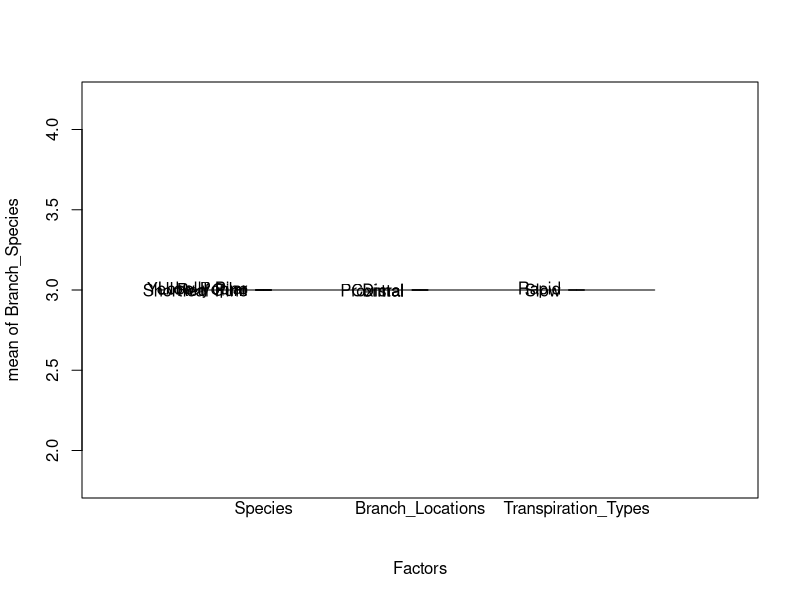
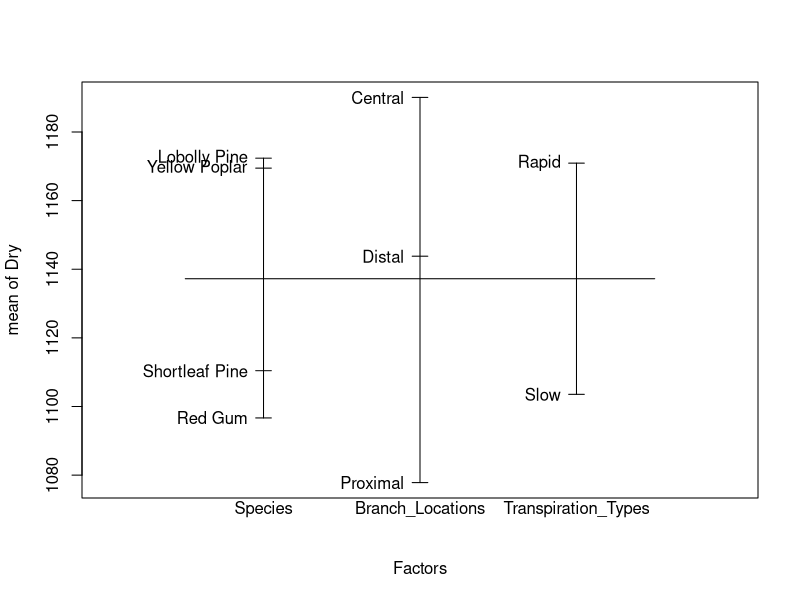

The R source for these figures, in order: (Note: this script raises an error after producing the figures.)
## ---- chunk 1
Database <- read.table("Data/tree-moisture.txt", header = FALSE)
Database
names(Database) <- c("Species", "Branch_Species", "Branch_Locations", "Transpiration_Types", "Dry")


Database$Species <- factor(c("Lobolly Pine","Shortleaf Pine", "Yellow Poplar","Red Gum"))
Database$Branch_Locations <- factor(c("Central", "Distal", "Proximal"))
Database$Transpiration_Types <- factor(c("Rapid", "Slow"))

tapply(Database$Dry, list(Database$Species, Database$Transpiration_Types, Database$Branch_Locations), mean) 
tapply(Database$Dry, list(Database$Species, Database$Transpiration_Types, Database$Branch_Locations), sd) 
plot.design(Database) 
show()
## ---- chunk 2
moisture.aov <- aov(Dry ~ Species*Branch_Locations, data=Database)
summary(moisture.aov)
coef(moisture.aov)
options("contrasts")
## ---- chunk 3
interaction.plot(Database$Branch_Locations,Database$Species, Database$Dry)
## ---- chunk 4
layout(matrix(1:4,ncol=2)) 
plot(moisture.aov)
